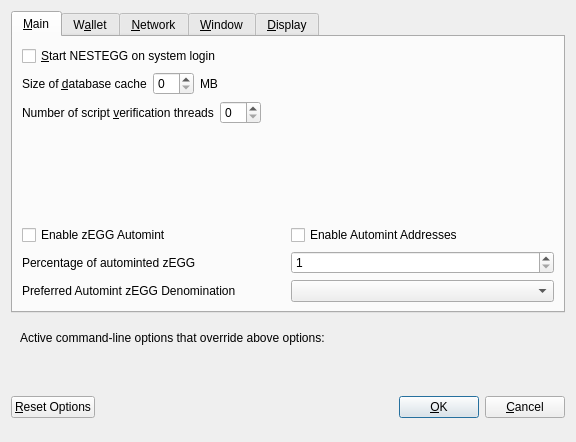
<?xml version="1.0" encoding="UTF-8"?>
<ui version="4.0">
 <class>OptionsDialog</class>
 <widget class="QDialog" name="OptionsDialog">
  <property name="geometry">
   <rect>
    <x>0</x>
    <y>0</y>
    <width>576</width>
    <height>442</height>
   </rect>
  </property>
  <property name="windowTitle">
   <string>Options</string>
  </property>
  <property name="modal">
   <bool>true</bool>
  </property>
  <layout class="QVBoxLayout" name="verticalLayout">
   <item>
    <widget class="QTabWidget" name="tabWidget">
     <property name="currentIndex">
      <number>0</number>
     </property>
     <widget class="QWidget" name="tabMain">
      <attribute name="title">
       <string>&amp;Main</string>
      </attribute>
      <layout class="QVBoxLayout" name="verticalLayout_Main">
       <item>
        <widget class="QCheckBox" name="bitcoinAtStartup">
         <property name="toolTip">
          <string>Automatically start NESTEGG after logging in to the system.</string>
         </property>
         <property name="text">
          <string>&amp;Start NESTEGG on system login</string>
         </property>
        </widget>
       </item>
       <item>
        <layout class="QHBoxLayout" name="horizontalLayout_2_Main">
         <item>
          <widget class="QLabel" name="databaseCacheLabel">
           <property name="text">
            <string>Size of &amp;database cache</string>
           </property>
           <property name="textFormat">
            <enum>Qt::PlainText</enum>
           </property>
           <property name="buddy">
            <cstring>databaseCache</cstring>
           </property>
          </widget>
         </item>
         <item>
          <widget class="QSpinBox" name="databaseCache"/>
         </item>
         <item>
          <widget class="QLabel" name="databaseCacheUnitLabel">
           <property name="text">
            <string>MB</string>
           </property>
           <property name="textFormat">
            <enum>Qt::PlainText</enum>
           </property>
          </widget>
         </item>
         <item>
          <spacer name="horizontalSpacer_2_Main">
           <property name="orientation">
            <enum>Qt::Horizontal</enum>
           </property>
           <property name="sizeHint" stdset="0">
            <size>
             <width>40</width>
             <height>20</height>
            </size>
           </property>
          </spacer>
         </item>
        </layout>
       </item>
       <item>
        <layout class="QHBoxLayout" name="horizontalLayout_3_Main">
         <item>
          <widget class="QLabel" name="threadsScriptVerifLabel">
           <property name="text">
            <string>Number of script &amp;verification threads</string>
           </property>
           <property name="textFormat">
            <enum>Qt::PlainText</enum>
           </property>
           <property name="buddy">
            <cstring>threadsScriptVerif</cstring>
           </property>
          </widget>
         </item>
         <item>
          <widget class="QSpinBox" name="threadsScriptVerif">
           <property name="toolTip">
            <string>(0 = auto, &lt;0 = leave that many cores free)</string>
           </property>
          </widget>
         </item>
         <item>
          <spacer name="horizontalSpacer_3_Main">
           <property name="orientation">
            <enum>Qt::Horizontal</enum>
           </property>
           <property name="sizeHint" stdset="0">
            <size>
             <width>40</width>
             <height>20</height>
            </size>
           </property>
          </spacer>
         </item>
        </layout>
       </item>
       <item>
        <spacer name="verticalSpacer_2">
         <property name="orientation">
          <enum>Qt::Vertical</enum>
         </property>
         <property name="sizeHint" stdset="0">
          <size>
           <width>20</width>
           <height>40</height>
          </size>
         </property>
        </spacer>
       </item>
       <item>
        <widget class="QWidget" name="verticalZeggOptionsWidget" native="true">
         <layout class="QVBoxLayout" name="verticalZeggOptionsLayout">
          <property name="margin">
           <number>0</number>
          </property>
          <item>
           <layout class="QHBoxLayout" name="horizontalAutomintingLayout">
            <item>
             <widget class="QCheckBox" name="checkBoxZeromintEnable">
              <property name="toolTip">
               <string>Enable automatic minting of EGG units to zEGG</string>
              </property>
              <property name="layoutDirection">
               <enum>Qt::LeftToRight</enum>
              </property>
              <property name="text">
               <string>Enable zEGG Automint</string>
              </property>
             </widget>
            </item>
            <item>
             <widget class="QCheckBox" name="checkBoxZeromintAddresses">
              <property name="toolTip">
               <string>Enable automatic zEGG minting from specific addresses</string>
              </property>
              <property name="layoutDirection">
               <enum>Qt::LeftToRight</enum>
              </property>
              <property name="text">
               <string>Enable Automint Addresses</string>
              </property>
             </widget>
            </item>
           </layout>
          </item>
          <item>
           <layout class="QHBoxLayout" name="horizontalZmintPercentageLayout">
            <item>
             <widget class="QLabel" name="percentage_label">
              <property name="toolTip">
               <string>Percentage of incoming EGG which get automatically converted to zEGG via Zerocoin Protocol (min: 10%)</string>
              </property>
              <property name="text">
               <string>Percentage of autominted zEGG</string>
              </property>
             </widget>
            </item>
            <item>
             <widget class="QSpinBox" name="zeromintPercentage">
              <property name="minimum">
               <number>1</number>
              </property>
              <property name="maximum">
               <number>100</number>
              </property>
             </widget>
            </item>
           </layout>
          </item>
          <item>
           <layout class="QHBoxLayout" name="horizontalLayout" stretch="0,0">
            <property name="sizeConstraint">
             <enum>QLayout::SetFixedSize</enum>
            </property>
            <item>
             <widget class="QLabel" name="labelPreferredDenom">
              <property name="maximumSize">
               <size>
                <width>16777215</width>
                <height>16777215</height>
               </size>
              </property>
              <property name="toolTip">
               <string>Wait with automatic conversion to Zerocoin until enough EGG for this denomination is available</string>
              </property>
              <property name="text">
               <string>Preferred Automint zEGG Denomination</string>
              </property>
             </widget>
            </item>
            <item>
             <widget class="QComboBox" name="preferredDenom">
              <property name="maximumSize">
               <size>
                <width>16777215</width>
                <height>27</height>
               </size>
              </property>
              <property name="toolTip">
               <string>Wait with automatic conversion to Zerocoin until enough EGG for this denomination is available</string>
              </property>
              <property name="maxVisibleItems">
               <number>9</number>
              </property>
              <property name="maxCount">
               <number>9</number>
              </property>
             </widget>
            </item>
           </layout>
          </item>
         </layout>
        </widget>
       </item>
      </layout>
     </widget>
     <widget class="QWidget" name="tabWallet">
      <attribute name="title">
       <string>W&amp;allet</string>
      </attribute>
      <layout class="QVBoxLayout" name="verticalLayout_Wallet">
       <item>
        <layout class="QHBoxLayout" name="horizontalLayout_2_Wallet">
         <item>
          <widget class="QLabel" name="labelStakeSplitThresholdText">
           <property name="text">
            <string>Stake split threshold:</string>
           </property>
          </widget>
         </item>
         <item>
          <widget class="QSpinBox" name="spinBoxStakeSplitThreshold">
           <property name="minimum">
            <number>1</number>
           </property>
           <property name="maximum">
            <number>999999</number>
           </property>
          </widget>
         </item>
        </layout>
       </item>
       <item>
        <widget class="QGroupBox" name="groupBox">
         <property name="title">
          <string>Expert</string>
         </property>
         <layout class="QVBoxLayout" name="verticalLayout_2">
          <item>
           <widget class="QCheckBox" name="coinControlFeatures">
            <property name="toolTip">
             <string>Whether to show coin control features or not.</string>
            </property>
            <property name="text">
             <string>Enable coin &amp;control features</string>
            </property>
           </widget>
          </item>
          <item>
           <widget class="QCheckBox" name="showMasternodesTab">
            <property name="toolTip">
             <string>Show additional tab listing all your masternodes in first sub-tab&lt;br/&gt;and all masternodes on the network in second sub-tab.</string>
            </property>
            <property name="text">
             <string>Show Masternodes Tab</string>
            </property>
           </widget>
          </item>
          <item>
           <widget class="QCheckBox" name="spendZeroConfChange">
            <property name="toolTip">
             <string>If you disable the spending of unconfirmed change, the change from a transaction&lt;br/&gt;cannot be used until that transaction has at least one confirmation.&lt;br/&gt;This also affects how your balance is computed.</string>
            </property>
            <property name="text">
             <string>&amp;Spend unconfirmed change</string>
            </property>
           </widget>
          </item>
         </layout>
        </widget>
       </item>
       <item>
        <spacer name="verticalSpacer_Wallet">
         <property name="orientation">
          <enum>Qt::Vertical</enum>
         </property>
         <property name="sizeHint" stdset="0">
          <size>
           <width>20</width>
           <height>40</height>
          </size>
         </property>
        </spacer>
       </item>
      </layout>
     </widget>
     <widget class="QWidget" name="tabNetwork">
      <attribute name="title">
       <string>&amp;Network</string>
      </attribute>
      <layout class="QVBoxLayout" name="verticalLayout_Network">
       <item>
        <widget class="QCheckBox" name="mapPortUpnp">
         <property name="toolTip">
          <string>Automatically open the NESTEGG client port on the router. This only works when your router supports UPnP and it is enabled.</string>
         </property>
         <property name="text">
          <string>Map port using &amp;UPnP</string>
         </property>
        </widget>
       </item>
       <item>
        <widget class="QCheckBox" name="allowIncoming">
         <property name="toolTip">
          <string>Accept connections from outside</string>
         </property>
         <property name="text">
          <string>Allow incoming connections</string>
         </property>
        </widget>
       </item>
       <item>
        <widget class="QCheckBox" name="connectSocks">
         <property name="toolTip">
          <string>Connect to the NESTEGG network through a SOCKS5 proxy.</string>
         </property>
         <property name="text">
          <string>&amp;Connect through SOCKS5 proxy (default proxy):</string>
         </property>
        </widget>
       </item>
       <item>
        <layout class="QHBoxLayout" name="horizontalLayout_1_Network">
         <item>
          <widget class="QLabel" name="proxyIpLabel">
           <property name="text">
            <string>Proxy &amp;IP:</string>
           </property>
           <property name="textFormat">
            <enum>Qt::PlainText</enum>
           </property>
           <property name="buddy">
            <cstring>proxyIp</cstring>
           </property>
          </widget>
         </item>
         <item>
          <widget class="QValidatedLineEdit" name="proxyIp">
           <property name="minimumSize">
            <size>
             <width>140</width>
             <height>0</height>
            </size>
           </property>
           <property name="maximumSize">
            <size>
             <width>140</width>
             <height>16777215</height>
            </size>
           </property>
           <property name="toolTip">
            <string>IP address of the proxy (e.g. IPv4: 127.0.0.1 / IPv6: ::1)</string>
           </property>
          </widget>
         </item>
         <item>
          <widget class="QLabel" name="proxyPortLabel">
           <property name="text">
            <string>&amp;Port:</string>
           </property>
           <property name="textFormat">
            <enum>Qt::PlainText</enum>
           </property>
           <property name="buddy">
            <cstring>proxyPort</cstring>
           </property>
          </widget>
         </item>
         <item>
          <widget class="QLineEdit" name="proxyPort">
           <property name="minimumSize">
            <size>
             <width>55</width>
             <height>0</height>
            </size>
           </property>
           <property name="maximumSize">
            <size>
             <width>55</width>
             <height>16777215</height>
            </size>
           </property>
           <property name="toolTip">
            <string>Port of the proxy (e.g. 9050)</string>
           </property>
          </widget>
         </item>
         <item>
          <spacer name="horizontalSpacer_1_Network">
           <property name="orientation">
            <enum>Qt::Horizontal</enum>
           </property>
           <property name="sizeHint" stdset="0">
            <size>
             <width>40</width>
             <height>20</height>
            </size>
           </property>
          </spacer>
         </item>
        </layout>
       </item>
       <item>
        <spacer name="verticalSpacer_Network">
         <property name="orientation">
          <enum>Qt::Vertical</enum>
         </property>
         <property name="sizeHint" stdset="0">
          <size>
           <width>20</width>
           <height>40</height>
          </size>
         </property>
        </spacer>
       </item>
      </layout>
     </widget>
     <widget class="QWidget" name="tabWindow">
      <attribute name="title">
       <string>&amp;Window</string>
      </attribute>
      <layout class="QVBoxLayout" name="verticalLayout_Window">
       <item>
        <widget class="QCheckBox" name="minimizeToTray">
         <property name="toolTip">
          <string>Show only a tray icon after minimizing the window.</string>
         </property>
         <property name="text">
          <string>&amp;Minimize to the tray instead of the taskbar</string>
         </property>
        </widget>
       </item>
       <item>
        <widget class="QCheckBox" name="minimizeOnClose">
         <property name="toolTip">
          <string>Minimize instead of exit the application when the window is closed. When this option is enabled, the application will be closed only after selecting Quit in the menu.</string>
         </property>
         <property name="text">
          <string>M&amp;inimize on close</string>
         </property>
        </widget>
       </item>
       <item>
        <spacer name="verticalSpacer_Window">
         <property name="orientation">
          <enum>Qt::Vertical</enum>
         </property>
         <property name="sizeHint" stdset="0">
          <size>
           <width>20</width>
           <height>40</height>
          </size>
         </property>
        </spacer>
       </item>
      </layout>
     </widget>
     <widget class="QWidget" name="tabDisplay">
      <attribute name="title">
       <string>&amp;Display</string>
      </attribute>
      <layout class="QVBoxLayout" name="verticalLayout_Display">
       <item>
        <layout class="QHBoxLayout" name="horizontalLayout_1_Display">
         <item>
          <widget class="QLabel" name="langLabel">
           <property name="text">
            <string>User Interface &amp;language:</string>
           </property>
           <property name="textFormat">
            <enum>Qt::PlainText</enum>
           </property>
           <property name="buddy">
            <cstring>lang</cstring>
           </property>
          </widget>
         </item>
         <item>
          <widget class="QValueComboBox" name="lang">
           <property name="toolTip">
            <string>The user interface language can be set here. This setting will take effect after restarting NESTEGG.</string>
           </property>
          </widget>
         </item>
        </layout>
       </item>
       <item>
        <widget class="QLabel" name="label_3">
         <property name="toolTip">
          <string notr="true"/>
         </property>
         <property name="statusTip">
          <string notr="true"/>
         </property>
         <property name="whatsThis">
          <string notr="true"/>
         </property>
         <property name="accessibleName">
          <string notr="true"/>
         </property>
         <property name="text">
          <string>Language missing or translation incomplete? Help contributing translations here:
https://www.transifex.com/nestegg-project/nestegg-project-translations</string>
         </property>
         <property name="wordWrap">
          <bool>true</bool>
         </property>
         <property name="openExternalLinks">
          <bool>true</bool>
         </property>
         <property name="textInteractionFlags">
          <set>Qt::TextBrowserInteraction</set>
         </property>
        </widget>
       </item>
       <item>
        <layout class="QHBoxLayout" name="horizontalLayout_2_Display" stretch="0,0">
         <item>
          <widget class="QLabel" name="themeLabel">
           <property name="text">
            <string>User Interface Theme:</string>
           </property>
          </widget>
         </item>
         <item>
          <widget class="QValueComboBox" name="theme"/>
         </item>
        </layout>
       </item>
       <item>
        <widget class="QWidget" name="verticalZeggDisplayWidget" native="true">
         <layout class="QVBoxLayout" name="verticalZeggDisplayLayout">
          <property name="margin">
           <number>0</number>
          </property>
          <item>
           <widget class="Line" name="line">
            <property name="orientation">
             <enum>Qt::Horizontal</enum>
            </property>
           </widget>
          </item>
          <item>
           <layout class="QHBoxLayout" name="horizontalLayout_3_Display">
            <item>
             <widget class="QLabel" name="unitLabel">
              <property name="text">
               <string>Unit to show amounts in:</string>
              </property>
              <property name="textFormat">
               <enum>Qt::PlainText</enum>
              </property>
             </widget>
            </item>
            <item>
             <widget class="QValueComboBox" name="unit">
              <property name="toolTip">
               <string>Choose the default subdivision unit to show in the interface and when sending coins.</string>
              </property>
             </widget>
            </item>
           </layout>
          </item>
          <item>
           <layout class="QHBoxLayout" name="horizontalLayout_4_Display">
            <item>
             <widget class="QLabel" name="digitsLabel">
              <property name="text">
               <string>Decimal digits</string>
              </property>
             </widget>
            </item>
            <item>
             <widget class="QValueComboBox" name="digits"/>
            </item>
           </layout>
          </item>
          <item>
           <layout class="QHBoxLayout" name="horizontalLayout_5_Display">
            <item>
             <widget class="QCheckBox" name="checkBoxHideZeroBalances">
              <property name="toolTip">
               <string>Hide empty balances</string>
              </property>
              <property name="layoutDirection">
               <enum>Qt::LeftToRight</enum>
              </property>
              <property name="text">
               <string>Hide empty balances</string>
              </property>
             </widget>
            </item>
            <item>
             <widget class="QCheckBox" name="checkBoxHideOrphans">
              <property name="toolTip">
               <string>Hide orphan stakes in transaction lists</string>
              </property>
              <property name="text">
               <string>Hide orphan stakes</string>
              </property>
             </widget>
            </item>
            <item>
             <spacer name="horizontalSpacer">
              <property name="orientation">
               <enum>Qt::Horizontal</enum>
              </property>
              <property name="sizeHint" stdset="0">
               <size>
                <width>40</width>
                <height>20</height>
               </size>
              </property>
             </spacer>
            </item>
           </layout>
          </item>
          <item>
           <layout class="QHBoxLayout" name="horizontalLayout_6_Display">
            <item>
             <widget class="QLabel" name="thirdPartyTxUrlsLabel">
              <property name="toolTip">
               <string>Third party URLs (e.g. a block explorer) that appear in the transactions tab as context menu items. %s in the URL is replaced by transaction hash. Multiple URLs are separated by vertical bar |.</string>
              </property>
              <property name="text">
               <string>Third party transaction URLs</string>
              </property>
             </widget>
            </item>
            <item>
             <widget class="QLineEdit" name="thirdPartyTxUrls">
              <property name="toolTip">
               <string>Third party URLs (e.g. a block explorer) that appear in the transactions tab as context menu items. %s in the URL is replaced by transaction hash. Multiple URLs are separated by vertical bar |.</string>
              </property>
             </widget>
            </item>
           </layout>
          </item>
         </layout>
        </widget>
       </item>
       <item>
        <spacer name="verticalSpacer">
         <property name="orientation">
          <enum>Qt::Vertical</enum>
         </property>
         <property name="sizeHint" stdset="0">
          <size>
           <width>20</width>
           <height>40</height>
          </size>
         </property>
        </spacer>
       </item>
      </layout>
     </widget>
    </widget>
   </item>
   <item>
    <widget class="QFrame" name="frame">
     <layout class="QVBoxLayout" name="verticalLayout_Bottom">
      <item>
       <layout class="QHBoxLayout" name="horizontalLayout_Bottom">
        <item>
         <widget class="QLabel" name="overriddenByCommandLineInfoLabel">
          <property name="text">
           <string>Active command-line options that override above options:</string>
          </property>
          <property name="textFormat">
           <enum>Qt::PlainText</enum>
          </property>
         </widget>
        </item>
        <item>
         <spacer name="horizontalSpacer_Bottom">
          <property name="orientation">
           <enum>Qt::Horizontal</enum>
          </property>
          <property name="sizeHint" stdset="0">
           <size>
            <width>40</width>
            <height>20</height>
           </size>
          </property>
         </spacer>
        </item>
       </layout>
      </item>
      <item>
       <widget class="QLabel" name="overriddenByCommandLineLabel">
        <property name="text">
         <string/>
        </property>
        <property name="textFormat">
         <enum>Qt::PlainText</enum>
        </property>
        <property name="wordWrap">
         <bool>true</bool>
        </property>
       </widget>
      </item>
     </layout>
    </widget>
   </item>
   <item>
    <layout class="QHBoxLayout" name="horizontalLayout_Buttons">
     <item>
      <widget class="QPushButton" name="resetButton">
       <property name="toolTip">
        <string>Reset all client options to default.</string>
       </property>
       <property name="text">
        <string>&amp;Reset Options</string>
       </property>
       <property name="autoDefault">
        <bool>false</bool>
       </property>
      </widget>
     </item>
     <item>
      <spacer name="horizontalSpacer_1">
       <property name="orientation">
        <enum>Qt::Horizontal</enum>
       </property>
       <property name="sizeHint" stdset="0">
        <size>
         <width>40</width>
         <height>48</height>
        </size>
       </property>
      </spacer>
     </item>
     <item>
      <widget class="QLabel" name="statusLabel">
       <property name="minimumSize">
        <size>
         <width>200</width>
         <height>0</height>
        </size>
       </property>
       <property name="font">
        <font>
         <weight>75</weight>
         <bold>true</bold>
        </font>
       </property>
       <property name="text">
        <string/>
       </property>
       <property name="textFormat">
        <enum>Qt::PlainText</enum>
       </property>
       <property name="wordWrap">
        <bool>true</bool>
       </property>
      </widget>
     </item>
     <item>
      <spacer name="horizontalSpacer_2">
       <property name="orientation">
        <enum>Qt::Horizontal</enum>
       </property>
       <property name="sizeHint" stdset="0">
        <size>
         <width>40</width>
         <height>48</height>
        </size>
       </property>
      </spacer>
     </item>
     <item>
      <widget class="QPushButton" name="okButton">
       <property name="text">
        <string>&amp;OK</string>
       </property>
       <property name="autoDefault">
        <bool>false</bool>
       </property>
       <property name="default">
        <bool>true</bool>
       </property>
      </widget>
     </item>
     <item>
      <widget class="QPushButton" name="cancelButton">
       <property name="text">
        <string>&amp;Cancel</string>
       </property>
       <property name="autoDefault">
        <bool>false</bool>
       </property>
      </widget>
     </item>
    </layout>
   </item>
  </layout>
 </widget>
 <customwidgets>
  <customwidget>
   <class>QValidatedLineEdit</class>
   <extends>QLineEdit</extends>
   <header>qvalidatedlineedit.h</header>
  </customwidget>
  <customwidget>
   <class>QValueComboBox</class>
   <extends>QComboBox</extends>
   <header>qvaluecombobox.h</header>
  </customwidget>
 </customwidgets>
 <resources/>
 <connections/>
</ui>
